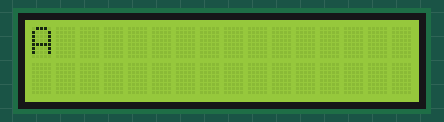
A sketch run on a simulated Arduino Mega 2560, built with avr-gcc and run on an emulated ATmega2560. On the bench: 16×2 character LCD.

Above: at 0.42 s.
At 1.2 s:
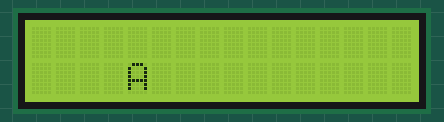
At 1.62 s:
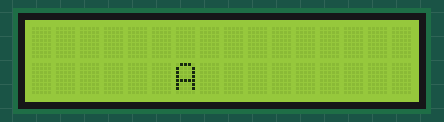
At 2.04 s:
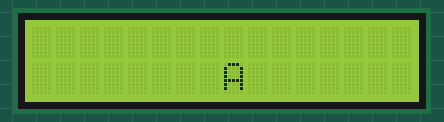
At 2.67 s:
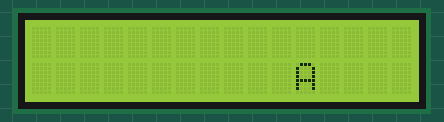
At 3.51 s:
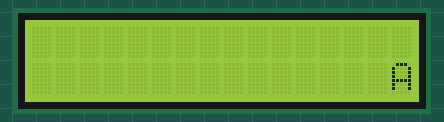

Measured:
- by itself, everything shown: repeats every 3.5 s, in 20 steps

The sketch:

Lab_3_-_Part_4.ino
```cpp
/*
 * LCD Animation Display
 * Creates a diagonal animation pattern on a 16x2 LCD display
 */

#include <Keypad.h>
#include <LiquidCrystal.h>

// Keypad configuration (unused in current animation but preserved)
const byte ROWS = 4;    // Number of rows in keypad matrix
const byte COLS = 4;    // Number of columns in keypad matrix

// Keypad character layout
char keys[ROWS][COLS] = {
  {'7', '8', '9', '/'},
  {'4', '5', '6', '*'},
  {'1', '2', '3', '-'},
  {'o', '0', '=', '+'}
};

// Keypad row pin connections
byte rowPins[ROWS] = {31, 33, 35, 37};

// Keypad column pin connections
byte colPins[COLS] = {23, 25, 27, 29};

// LCD pin configuration
const int RS_PIN = 13;  // Register select pin
const int EN_PIN = 12;  // Enable pin
const int D4_PIN = 8;   // Data pin 4
const int D5_PIN = 9;   // Data pin 5
const int D6_PIN = 10;  // Data pin 6
const int D7_PIN = 11;  // Data pin 7

// Animation configuration
const char ANIMATION_CHAR = 'A';  // Character to display
const int ANIMATION_DELAY = 100;  // Delay between frames in milliseconds
const int LCD_COLUMNS = 16;       // Number of LCD columns
const int LCD_ROWS = 2;           // Number of LCD rows

// Initialize keypad and LCD objects
Keypad keypad = Keypad(makeKeymap(keys), rowPins, colPins, ROWS, COLS);
LiquidCrystal lcd(RS_PIN, EN_PIN, D4_PIN, D5_PIN, D6_PIN, D7_PIN);

// Animation coordinates structure
struct Coordinate {
  int col;
  int row;
};

/**
 * Setup function - runs once at startup
 * Initializes LCD display and clears the screen
 */
void setup() {
  lcd.begin(LCD_COLUMNS, LCD_ROWS);  // Initialize LCD with 16 columns and 2 rows
  lcd.clear();                       // Clear display
  lcd.setCursor(0, 0);               // Set initial cursor position
  lcd.setCursor(0, 1);               // Set cursor to second row
  delay(300);                        // Initial delay
  lcd.clear();                       // Clear display again
}

/**
 * Main loop function - runs continuously
 * Executes the diagonal animation pattern
 */
void loop() {
  runDiagonalAnimation();  // Execute the animation sequence
}

/**
 * Creates a diagonal animation pattern across the LCD display
 * Moves from top-left to bottom-right with alternating rows
 */
void runDiagonalAnimation() {
  // Define animation coordinate sequence
  Coordinate animationPath[] = {
    {0, 0}, {1, 1}, {2, 0}, {3, 1}, {4, 0},
    {1, 5}, {3, 3}, {4, 3}, {4, 4}, {5, 4},
    {5, 5}, {6, 5}, {6, 6}, {7, 6}, {7, 7},
    {8, 7}, {8, 8}, {9, 8}, {9, 9}, {10, 9},
    {10, 10}, {11, 10}, {11, 11}, {12, 11}, {12, 12},
    {13, 12}, {13, 13}, {14, 13}, {14, 14}, {15, 14},
    {15, 15}, {16, 15}, {16, 16}
  };

  int totalFrames = sizeof(animationPath) / sizeof(animationPath[0]);

  // Execute each frame of the animation
  for (int i = 0; i < totalFrames; i++) {
    displayAnimationFrame(animationPath[i].col, animationPath[i].row);
  }
}

/**
 * Displays a single frame of the animation
 * @param col - Column position (0-15)
 * @param row - Row position (0-1)
 */
void displayAnimationFrame(int col, int row) {
  lcd.clear();                    // Clear the display
  lcd.setCursor(col, row);        // Set cursor to specified position
  lcd.print(ANIMATION_CHAR);      // Display animation character
  delay(ANIMATION_DELAY);         // Maintain frame timing
  lcd.clear();                    // Clear for next frame
}
```
